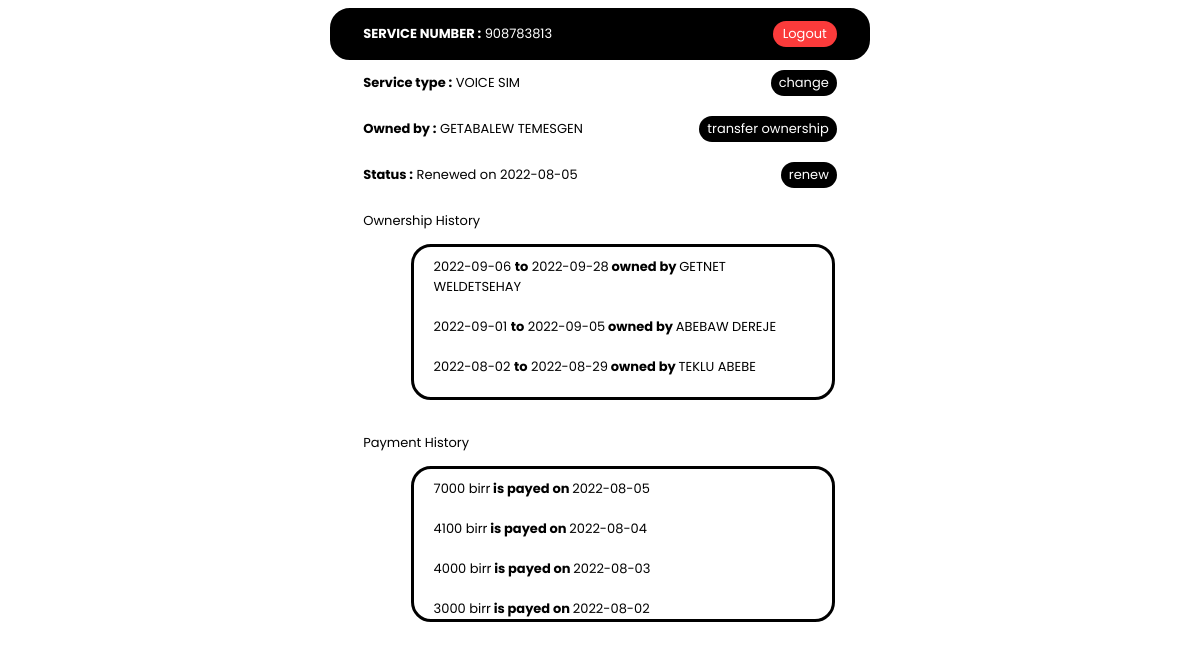
Page /profile.php?service_number=908783813 (signed in) on the committed database.
### tables this page shows
CREATE TABLE `profile` (
  `service_number` int(11) NOT NULL,
  `service_type` varchar(60) NOT NULL,
  `password` varchar(80) NOT NULL,
  `owner_name` varchar(80) NOT NULL,
  `last_renew_date` date DEFAULT NULL,
  `last_payed_amount` int(11) DEFAULT NULL
);

CREATE TABLE `ownership_history` (
  `service_number` int(11) NOT NULL,
  `from_date` date NOT NULL,
  `to_date` date DEFAULT NULL,
  `owner` varchar(80) NOT NULL,
  `remark` varchar(400) NOT NULL
);

CREATE TABLE `payment_history` (
  `service_number` int(11) NOT NULL,
  `date` date NOT NULL,
  `payed_amount` int(11) NOT NULL
);

### profile.php (the view, shortened to what this page needs)
<?php
    require 'header.php';
?>
<!DOCTYPE html>
<html lang="en">
<head>
    <link rel="stylesheet" href="profile.css">
</head>
<body>
    <div class="header">
        <?php echo("<p><b>SERVICE NUMBER :</b>   ". $_GET['service_number'] ."</p>");    ?>
        <form action="logout.php" method="POST">
                <button type="submit" name="logout" id="logout">Logout</button>
        </form>
    </div>
    <div class="current-info">
        <div class="service-type">
            <?php
            $service_number = $_GET['service_number'];
            $sql = "SELECT * FROM profile WHERE service_number =".$service_number;
            $result = $conn->query($sql);
            $row = $result->fetch_assoc();
            echo("<P><b>Service type :</b>  ".  $row['service_type']."</P><span><a href='/change_service.php?service_number=".$service_number."'>change</a> </span>");
            echo("</div>
        <div class='owened-by'>
            <p><b>Owned by :</b>  ". $row['owner_name'] ."</p> <span><a href='/transfer_ownership.php?service_number=".$service_number."'>transfer ownership</a> </span>
        </div>
        <div class='status'>
            <p><b>Status :</b> Renewed on ". $row['last_renew_date']."</p> <span><a href='/renew.php?service_number=".$service_number."'>renew</a> </span>
        </div>
    </div>")
            ?>
    <div class="history">
        <p>Ownership History</p>
        <div class="ownership-history">
            <?php
                $sql = "SELECT * FROM ownership_history WHERE service_number = ".$service_number." ORDER BY from_date DESC";
                $result = $conn->query($sql);
                if($result->num_rows > 0){
                    while($row=$result->fetch_assoc()){
                        if($row['to_date'] == NULL){
                            continue;
                        }else{
                        echo( $row['from_date']." <b>to</b> ". $row['to_date'] ."<b> owned by </b>".  $row['owner'] ." <br><br>");
                        }
                    }
                }
            ?>
        </div>
        <br>
        <p>Payment History</p>
        <div class="payment-history">
        <?php
                $sql = "SELECT * FROM payment_history WHERE service_number = ".$service_number." ORDER BY date DESC";
                $result = $conn->query($sql);
                if($result->num_rows > 0){
                    while($row=$result->fetch_assoc()){
                        echo($row['payed_amount'] ." birr<b> is payed on </b>".  $row['date'] ."<br><br>");
                    }
                }
            ?>
        </div>
    </div>
</body>
</html>

### profile.css (style rules this page uses)
* { font-family: 'Poppins', sans-serif; font-size: small; }
body { display: flex; flex-direction: column; justify-content: center; align-items: center; }
.header { display: flex; justify-content: space-between; align-items: center; background-color: #000; width: 40%; border-style: solid; border-width: 3px; border-color: #000; padding: 0 30px; border-radius: 20px; color: #FFF; }
.header button { background-color: rgb(251, 59, 59); color: #FFF; border-radius: 20px; border-style: none; padding: 3px 10px; cursor: pointer; }
.current-info { width: 40%; }
.current-info div { display: flex; align-items: center; justify-content: space-between; }
.current-info span { background-color: #000; padding: 3px 8px; border-radius: 13px; cursor: pointer; }
.current-info a { text-decoration: none; color: #FFF; }
.ownership-history { width: 80%; height: 10em; border-style: solid; margin-left: 10%; overflow: scroll; overflow-x: hidden; padding: 10px 20px; border-radius: 20px; }
.payment-history { width: 80%; height: 10em; border-style: solid; margin-left: 10%; overflow: scroll; overflow-x: hidden; padding: 10px 20px; border-radius: 20px; }
.ownership-history, .payment-history { -ms-overflow-style: none; scrollbar-width: none; }
.history { width: 40%; }

### rows in the picture
profile: service_type "VOICE SIM", owner_name "GETABALEW TEMESGEN", last_renew_date "2022-08-05"
ownership_history: from_date "2022-09-06", to_date "2022-09-28", owner "GETNET WELDETSEHAY"
ownership_history: from_date "2022-09-01", to_date "2022-09-05", owner "ABEBAW DEREJE"
ownership_history: from_date "2022-08-02", to_date "2022-08-29", owner "TEKLU ABEBE"
payment_history: payed_amount "7000", date "2022-08-05"
payment_history: payed_amount "4100", date "2022-08-04"
payment_history: payed_amount "4000", date "2022-08-03"
payment_history: payed_amount "3000", date "2022-08-02"

### other values in the picture
$_GET['service_number'] "908783813"
